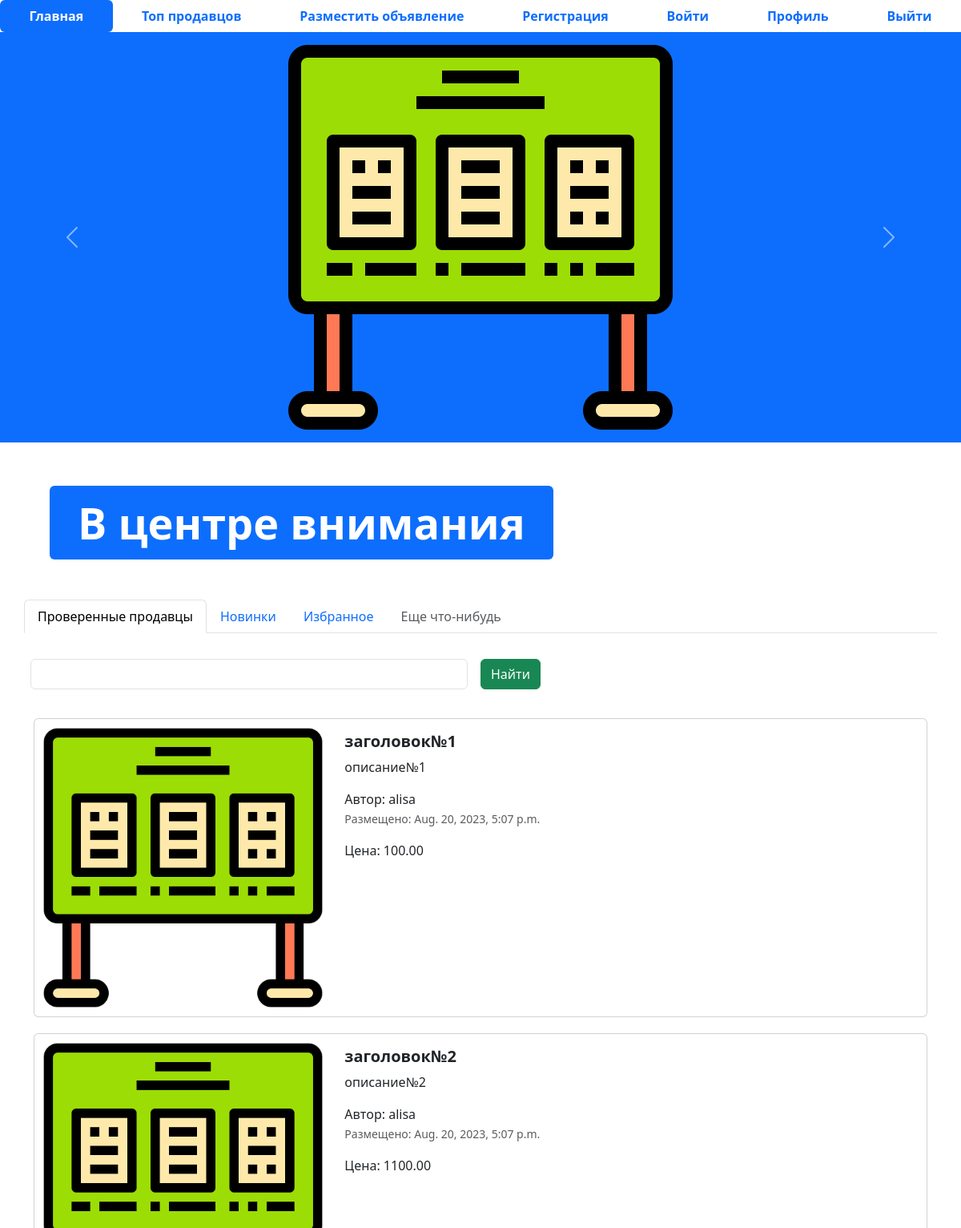
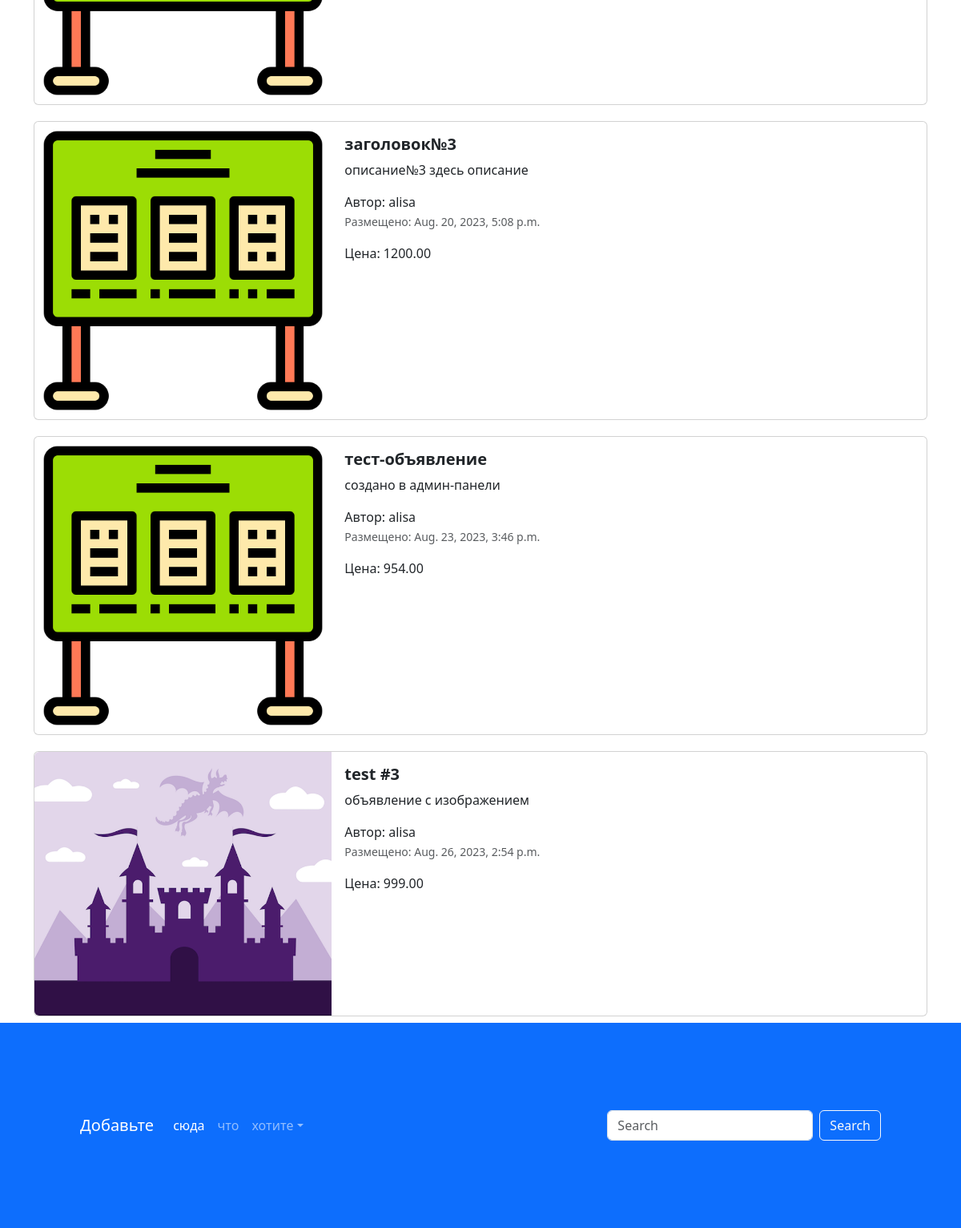
The page / on the database its author committed (2 pictures, top to bottom).
### app_advertisements/models.py (models this page shows, shortened)
class Advertisement(models.Model):
    class Meta:
        db_table = 'advertisements'
    id = models.BigAutoField(auto_created=True, primary_key=True, serialize=False, verbose_name='ID')
    title = models.CharField(verbose_name='название', max_length=128)
    description = models.TextField('описание')
    price = models.DecimalField('цена', max_digits=10, decimal_places=2)
    auction = models.BooleanField('торг', help_text='отметьте, если торг уместен')
    created_at = models.DateTimeField(auto_now_add=True)
    updated_at = models.DateTimeField(auto_now=True)
    user = models.ForeignKey(User, verbose_name='пользователь', on_delete = models.CASCADE)
    image = models.ImageField('изображение', upload_to='advertisements/')

### app_advertisements/views.py (the view)
# urls.py: urlpatterns = [path('', index, name='index'),
def index(request):
    advertisements = Advertisement.objects.all()
    contex = {'advertisements':advertisements}
    return render(request, 'index.html', contex)

### templates/index.html (shortened to what this page needs)
{% extends 'base.html' %}
{% load static %}
{% block content %}
<ul class="nav nav-pills sticky-top bg-white nav-fill">
  <li class="nav-item">
    <a class="nav-link active" aria-current="page" href="/">
      <span style="font-weight: bold;">Главная</span>
    </a>
  </li>
  <li class="nav-item">
    <a class="nav-link" href="{% url 'top-sellers' %}"><span style="font-weight: bold;">Топ продавцов</span>
    </a>
  </li>
  <li class="nav-item">
    <a class="nav-link" href="{% url 'advertisement-post' %}">
      <span style="font-weight: bold;">Разместить объявление</span>
    </a>
  </li>
  <li class="nav-item">
    <a class="nav-link" href="{% url 'register' %}">
      <span style="font-weight: bold;">Регистрация</span>
    </a>
  </li>
  <li class="nav-item">
    <a class="nav-link" href="{% url 'login' %}">
      <span style="font-weight: bold;">Войти</span>
    </a>
  </li>
  <li class="nav-item">
    <a class="nav-link" href="{% url 'profile' %}">
      <span style="font-weight: bold;">Профиль</span>
    </a>
  </li>
  <li class="nav-item">
    <a class="nav-link" href="#">
      <span style="font-weight: bold;">Выйти</span>
    </a>
  </li>
</ul>
<div id="carouselExampleControls" class="carousel slide bg-primary" data-bs-ride="carousel">
  <div class="carousel-inner">
    <div class="carousel-item active">
      <img src="{% static 'img/adv.png' %}" class="mx-auto d-block w-33" alt="...">
    </div>
  </div>
  <button class="carousel-control-prev" type="button" data-bs-target="#carouselExampleControls" data-bs-slide="prev">
    <span class="carousel-control-prev-icon" aria-hidden="true"></span>
  </button>
  <button class="carousel-control-next" type="button" data-bs-target="#carouselExampleControls" data-bs-slide="next">
    <span class="carousel-control-next-icon" aria-hidden="true"></span>
  </button>
</div>
<div class="container" style="margin: 50px;">
  <div class="display-2">
    <span class="badge bg-primary">В центре внимания</span>
  </div>
</div>
<div class="container">
  <div class="row">
    <ul class="nav nav-tabs bg-white">
      <li class="nav-item">
        <a class="nav-link active" aria-current="page" href="#">Проверенные продавцы</a>
      </li>
      <li class="nav-item">
        <a class="nav-link" href="#">Новинки</a>
      </li>
      <li class="nav-item">
        <a class="nav-link" href="#">Избранное</a>
      </li>
      <li class="nav-item">
        <a class="nav-link disabled" href="#" tabindex="-1" aria-disabled="true">Еще что-нибудь</a>
      </li>
    </ul>
    <form class="row g-3">
      <div class="col-auto w-50">
        <input type="text" class="form-control">
      </div>
      <div class="col-auto">
        <button type="submit" class="btn btn-success mb-3">Найти</button>
      </div>
    </form>
  </div>
  <div class="col">
    {% for adv in advertisements %}
    <div class="card mb-2" style="max-width: 1200px; margin-top: 20px;">
      <div class="row g-0">
        <div class="col-md-4">
          <a href="{% url 'advertisement' %}" class="nav-link">
            <img src="{% if adv.image %} {{adv.image.url}} {% else %} {% static 'img/adv.png' %} {% endif %}" class="img-fluid rounded-start" alt="Card title">
          </a>
        </div>
        <div class="col-md-8">
          <div class="card-body">
            <h5 class="card-title">
              <a href="{% url 'advertisement' %}" class="nav-link"><strong>{{adv.title}}</strong></a>
            </h5>
            <a href="{% url 'advertisement' %}" class="nav-link">
              <p class="card-text">{{adv.description}}</p>
              <span>Автор: {{adv.user}}</span>
              <p class="card-text"><small class="text-muted">Размещено: {{adv.created_at}}</small></p>
              <span>Цена: {{adv.price}}</span>
            </a>
          </div>
        </div>
      </div>
    </div>
    {% endfor %}
  </div>
</div>
<footer style="padding: 100px;" class="bg-primary">
  <nav class="navbar navbar-expand-sm navbar-dark">
    <a class="navbar-brand" href="#">Добавьте</a>
    <div class="collapse navbar-collapse" id="collapsibleNavId">
      <ul class="navbar-nav me-auto mt-2 mt-lg-0">
        <li class="nav-item">
          <a class="nav-link active" href="#" aria-current="page">сюда</a>
        </li>
        <li class="nav-item">
          <a class="nav-link" href="#">что</a>
        </li>
        <li class="nav-item dropdown">
          <a class="nav-link dropdown-toggle" href="#" id="dropdownId" data-bs-toggle="dropdown" aria-haspopup="true"
             aria-expanded="false">хотите</a>
        </li>
      </ul>
      <form class="d-flex my-2 my-lg-0">
        <input class="form-control me-sm-2" type="text" placeholder="Search">
        <button class="btn btn-outline-light my-2 my-sm-0" type="submit">Search</button>
      </form>
    </div>
  </nav>
</footer>
{% endblock %}

### templates/base.html (shortened to what this page needs)
{% load static %}
<!DOCTYPE html>
<html lang="en">
<head>
  <link href="{%static 'css/bootstrap.min.css'%}" rel="stylesheet">
  <link rel="stylesheet" href="{%static 'css/fontello.css'%}">
</head>
<body>
{% block content %} {% endblock %}
</body>
</html>

### rows shown on the page
Advertisement: title "заголовок№1", description "описание№1", user "alisa", created_at "Aug. 20, 2023, 5:07 p.m.", price "100.00"
Advertisement: title "заголовок№2", description "описание№2", user "alisa", created_at "Aug. 20, 2023, 5:07 p.m.", price "1100.00"
Advertisement: title "заголовок№3", description "описание№3 здесь описание", user "alisa", created_at "Aug. 20, 2023, 5:08 p.m.", price "1200.00"
Advertisement: title "тест-объявление", description "создано в админ-панели", user "alisa", created_at "Aug. 23, 2023, 3:46 p.m.", price "954.00"
Advertisement: image (picture), title "test #3", description "объявление с изображением", user "alisa", created_at "Aug. 26, 2023, 2:54 p.m.", price "999.00"
